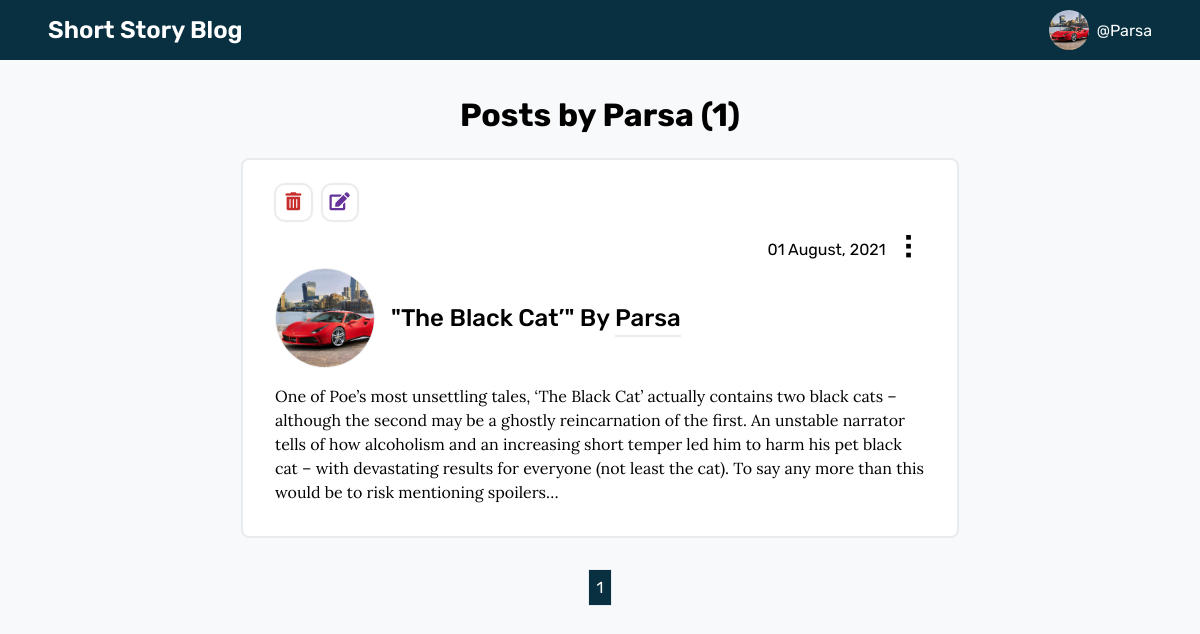
Before: /user/Parsa (signed in) with the older database file.
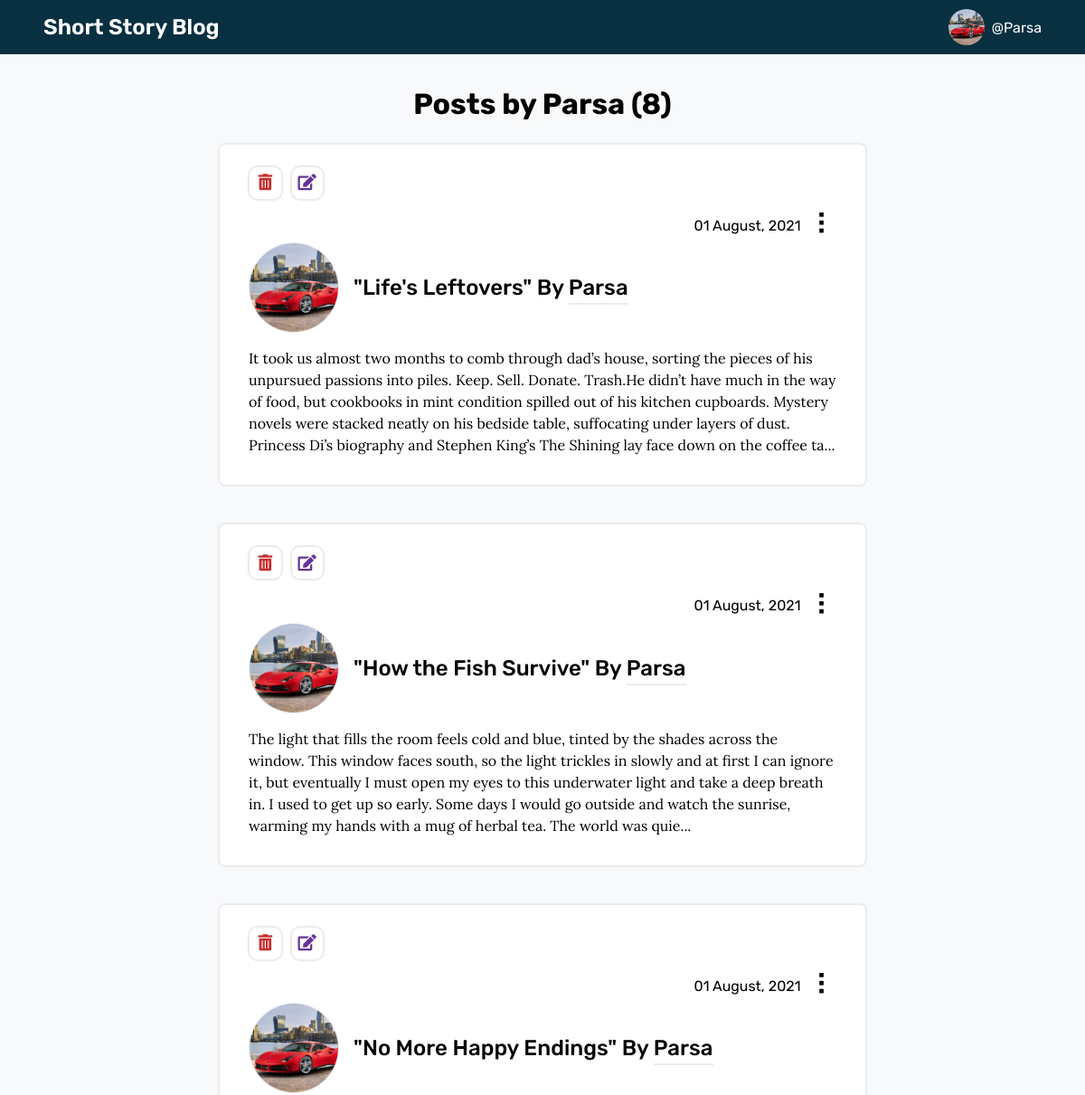
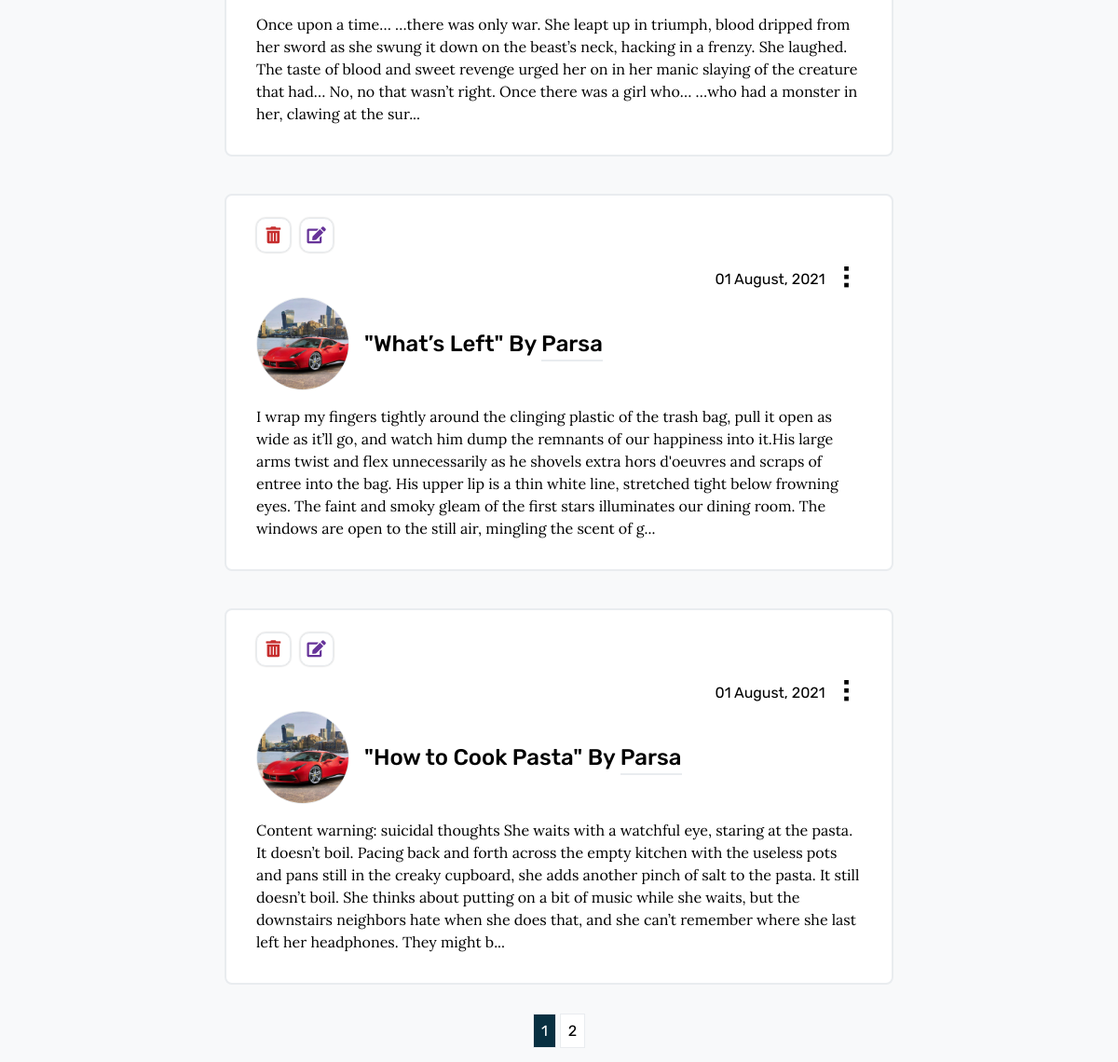
After: the same page with the newer database file (2 pictures, top to bottom).
### shortstoryblog/models.py (models this page shows, shortened)
class User(db.Model, UserMixin):
    id = db.Column(db.Integer, primary_key=True)
    username = db.Column(db.String(20), unique=True, nullable=False)
    email = db.Column(db.String(120), unique=True, nullable=False)
    image_file = db.Column(db.String(20), nullable=False, default="default.jpg")
    password = db.Column(db.String(60), nullable=False)
    posts = db.relationship("Post", backref="author", lazy=True)

class Post(db.Model):
    id = db.Column(db.Integer, primary_key=True)
    title = db.Column(db.String(100), nullable=False)
    date_posted = db.Column(db.DateTime, nullable=False, default=datetime.utcnow)
    content = db.Column(db.Text, nullable=False)
    user_id = db.Column(db.Integer, db.ForeignKey("user.id"), nullable=False)

### shortstoryblog/users/routes.py (the view)
@users.route("/user/<string:username>")
@login_required
def user_posts(username):
    page = request.args.get("page", 1, type=int)
    user = User.query.filter_by(username=username).first_or_404()
    posts = (
        Post.query.filter_by(author=user)
        .order_by(Post.date_posted.desc())
        .paginate(page=page, per_page=5)
    )
    return render_template("user_posts.html", posts=posts, user=user)

### shortstoryblog/models.py (called while the page is built)
@login_manager.user_loader
def load_user(user_id):
    return User.query.get(int(user_id))

### shortstoryblog/templates/user_posts.html
{% extends 'main_layout.html' %}
{% block main_content %}
<div class="card-container">
    <h1 class="mypost-title">Posts by {{ user.username }} ({{ posts.total }})</h1>
    {% for post in posts.items %}
    <div class="card-box">
        {% if post.author == current_user %}
        <div class="card-controls">
            <a href="{{ url_for('posts.delete_post', post_id=post.id) }}"> <i class="fas fa-trash-alt"></i></a>
            <a href="{{ url_for('posts.update_post', post_id=post.id) }}"><i class="fas fa-edit"></i></a>
        </div>
        {% endif %}
        <div class="box-top">
            <p>{{post.date_posted.strftime("%d %B, %Y")}}</p>
            {% if post.author == current_user %}
            <span>&#10247;</span>
            {% else %}
            <span></span>
            {% endif %}
        </div>
        <div class="box-title">
            <div class="img-holder">
                <img src="{{ url_for('static', filename='profile_pics/' + post.author.image_file) }}"
                    alt="profile picture" />
            </div>
            <h2>"{{post.title}}" By <a
                    href="{{ url_for('users.user_posts', username=post.author.username) }}">{{post.author.username}}</a>
            </h2>
        </div>
        <div class="box-content">
            <p>{{post.content}}</p>
        </div>
    </div>
    {% endfor %}
    <div class="paginate-container">
        {% for page_num in posts.iter_pages(left_edge=1, right_edge=1, left_current=1, right_current=2) %}
        {% if page_num %}
        {% if posts.page == page_num %}
        <a class="btn btn-info mb-4" href="{{ url_for('main.home', page=page_num) }}">{{ page_num }}</a>
        {% else %}
        <a class="btn btn-outline-info mb-4" href="{{ url_for('main.home', page=page_num) }}">{{ page_num }}</a>
        {% endif %}
        {% else %}
        ...
        {% endif %}
        {% endfor %}
    </div>
</div>
{% endblock main_content %}

### shortstoryblog/templates/main_layout.html (shortened to what this page needs)
<!DOCTYPE html>
<html lang="en">
<head>
    <link rel="stylesheet" href="//use.fontawesome.com/releases/v5.0.7/css/all.css">
    <link rel="stylesheet" type="text/css" href="{{ url_for('static', filename='main.css') }}">
</head>
<body>
    <div class="main-container">
        <div class="header">
            <a href="{{ url_for('main.home') }}">
                <h3>Short Story Blog</h3>
            </a>
            <div class="profile-container" onclick="showSubMenu()">
                <div class="profile">
                    <div class="img-holder">
                        <img src="{{ url_for('static', filename='profile_pics/' + current_user.image_file) }}"
                            alt="profile picture" />
                    </div>
                    <p>@{{current_user.username}}</p>
                </div>
            </div>
        </div>
        <div class="body-content">
            {% block main_content %}{% endblock main_content %}
        </div>
    </div>
</body>
</html>

### shortstoryblog/static/main.css (style rules this page uses)
* { margin: 0; padding: 0; box-sizing: border-box; }
html, body { height: 100%; font-family: "Rubik", sans-serif; }
:root { --clr1: #083041; --clr2: #f8f9fa; --clr3: #e9ecef; --danger: #c62d2d; --success: #31c1ef; }
.main-container { background-color: var(--clr2); overflow: auto; }
.main-container .header { position: fixed; z-index: 100; display: flex; justify-content: space-between; align-items: center; width: 100%; background-color: var(--clr1); color: white; padding: 0 3rem; }
.main-container .header a { color: white; text-decoration: none; }
.main-container .header a h3 { font-size: 24px; font-weight: 600; line-height: 2.5; }
.profile-container { display: flex; flex-direction: column; align-items: center; }
.profile-container .profile { display: flex; align-items: center; cursor: pointer; }
.profile-container .profile .img-holder { max-width: 40px; height: 40px; margin-right: 0.5rem; border-radius: 100%; overflow: hidden; }
.profile-container .profile .img-holder img { width: 100%; height: 40px; object-fit: cover; object-position: center; }
.body-content { padding: 6rem 1rem 2rem; height: 100vh; }
.card-container { display: flex; flex-direction: column; align-items: center; justify-content: center; }
.card-container .mypost-title { margin-bottom: 1.5rem; }
.card-container .card-box { background-color: #ffff; border: 2px solid var(--clr3); border-radius: 8px; max-width: calc(750px - 2rem); width: 100%; padding: 1.5rem 2rem 2rem; margin-bottom: 2.5rem; }
.card-container .card-box .card-controls { display: flex; margin-bottom: 0.6rem; }
.card-container .card-box .card-controls a { box-shadow: 0 0 2px 0px rgba(0, 0, 0, 0.3); transition: all 200ms cubic-bezier(0.77, 0, 0.18, 1); }
.card-container .card-box .card-controls a:nth-child(1) { color: var(--danger); font-size: 18px; border: 1px solid var(--clr3); padding: 0.4rem 0.6rem; border-radius: 10px; margin-right: 0.6rem; }
.card-container .card-box .card-controls a:nth-child(2) { color: rebeccapurple; font-size: 18px; border: 1px solid var(--clr3); padding: 0.4rem 0.44rem; border-radius: 10px; }
.card-container .card-box .box-top { display: flex; align-items: center; justify-content: flex-end; }
.card-container .card-box .box-top p { margin-right: 1rem; }
.card-container .card-box .box-top span { font-size: 32px; }
.card-container .card-box .box-title { display: flex; align-items: center; }
.card-container .card-box .box-title .img-holder { max-width: 100px; height: 100px; margin-right: 1rem; border-radius: 100%; overflow: hidden; border: 1px solid var(--clr3); }
.card-container .card-box .box-title .img-holder img { width: 100%; height: 100px; object-fit: cover; object-position: center; }
.card-container .card-box .box-title h2 { font-weight: 500; }
.card-container .card-box .box-title h2 a { text-decoration: none; color: #000; position: relative; }
.card-container .card-box .box-title h2 a::after { content: ""; position: absolute; left: 0; bottom: -5px; width: 100%; height: 2px; background-color: var(--clr3); }
.card-container .card-box .box-content p { margin-top: 1rem; font-family: "Lora", serif; line-height: 1.5; font-size: 16px; font-weight: 400; }
.card-container .paginate-container { margin-bottom: 1.5rem; }
.card-container .paginate-container a { text-decoration: none; background-color: #fff; color: #000; padding: 0.5rem; border: 1px solid var(--clr3); }
.card-container .paginate-container .btn-info { background-color: var(--clr1); color: #fff; pointer-events: none; }

Changed rows visible on the page:
removed Post: date_posted "01 August, 2021", image_file (picture), title "The Black Cat’", author.username "Parsa", content "One of Poe’s most unsettling tales, ‘The Black Cat’ actually contains two black cats – although the second may be a ghostly reincarnation of the first. An unstable narrator tells of how alcoholism and an increasing short temper led him to harm his pet black cat – with devastating results for everyone (not least the cat). To say any more than this would be to risk mentioning spoilers…"
now on this page (row edited): Post: date_posted "01 August, 2021", image_file (picture), title "Life's Leftovers", author.username "Parsa", content "It took us almost two months to comb through dad’s house, sorting the pieces of his unpursued passions into piles. Keep. Sell. Donate. Trash.He didn’t have much in the way of food, but cookbooks in mint condition spilled out of his kitchen cupboards. Mystery novels were stacked neatly on his bedside table, suffocating under layers of dust. Princess Di’s biography and Stephen King’s The Shining lay face down on the coffee ta..."
now on this page (row edited): Post: date_posted "01 August, 2021", image_file (picture), title "How the Fish Survive", author.username "Parsa", content "The light that fills the room feels cold and blue, tinted by the shades across the window. This window faces south, so the light trickles in slowly and at first I can ignore it, but eventually I must open my eyes to this underwater light and take a deep breath in. I used to get up so early. Some days I would go outside and watch the sunrise, warming my hands with a mug of herbal tea. The world was quie..."
now on this page (row edited): Post: date_posted "01 August, 2021", image_file (picture), title "No More Happy Endings", author.username "Parsa", content "Once upon a time… …there was only war. She leapt up in triumph, blood dripped from her sword as she swung it down on the beast’s neck, hacking in a frenzy. She laughed. The taste of blood and sweet revenge urged her on in her manic slaying of the creature that had… No, no that wasn’t right. Once there was a girl who… …who had a monster in her, clawing at the sur..."
now on this page (row edited): Post: date_posted "01 August, 2021", image_file (picture), title "What’s Left", author.username "Parsa", content "I wrap my fingers tightly around the clinging plastic of the trash bag, pull it open as wide as it’ll go, and watch him dump the remnants of our happiness into it.His large arms twist and flex unnecessarily as he shovels extra hors d'oeuvres and scraps of entree into the bag. His upper lip is a thin white line, stretched tight below frowning eyes. The faint and smoky gleam of the first stars illuminates our dining room. The windows are open to the still air, mingling the scent of g..."
now on this page (row edited): Post: date_posted "01 August, 2021", image_file (picture), title "How to Cook Pasta", author.username "Parsa", content "Content warning: suicidal thoughts She waits with a watchful eye, staring at the pasta. It doesn’t boil. Pacing back and forth across the empty kitchen with the useless pots and pans still in the creaky cupboard, she adds another pinch of salt to the pasta. It still doesn’t boil. She thinks about putting on a bit of music while she waits, but the downstairs neighbors hate when she does that, and she can’t remember where she last left her headphones. They might b..."
Other visible differences:
{{ posts.total }}: "1" → "8"
new list line: "2"
